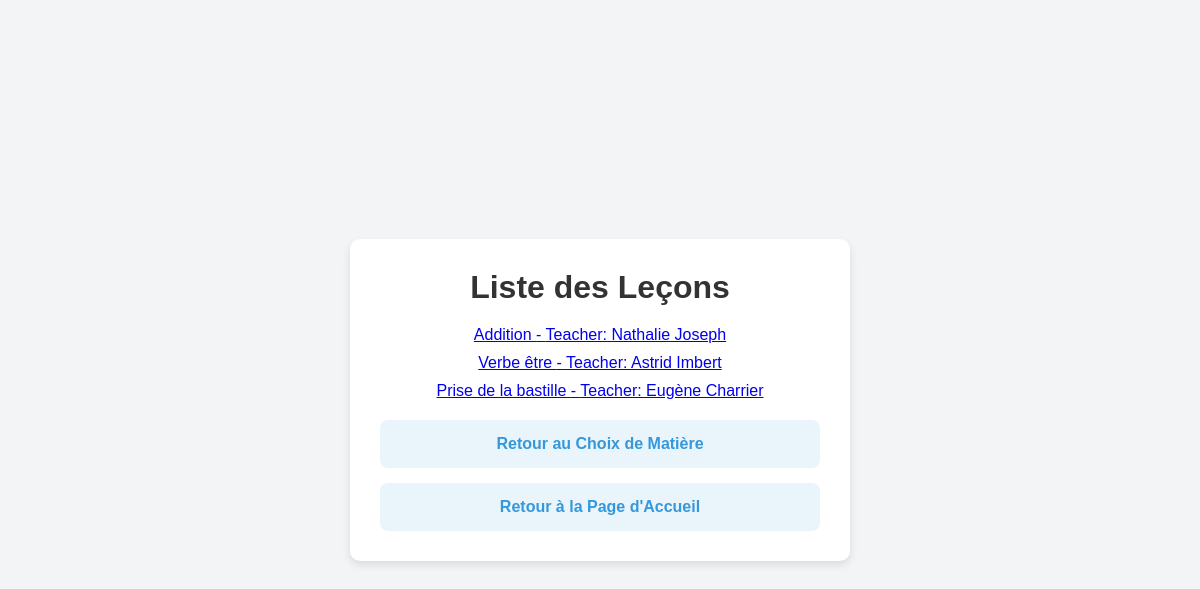
Before: /lessons/list with the older database file.
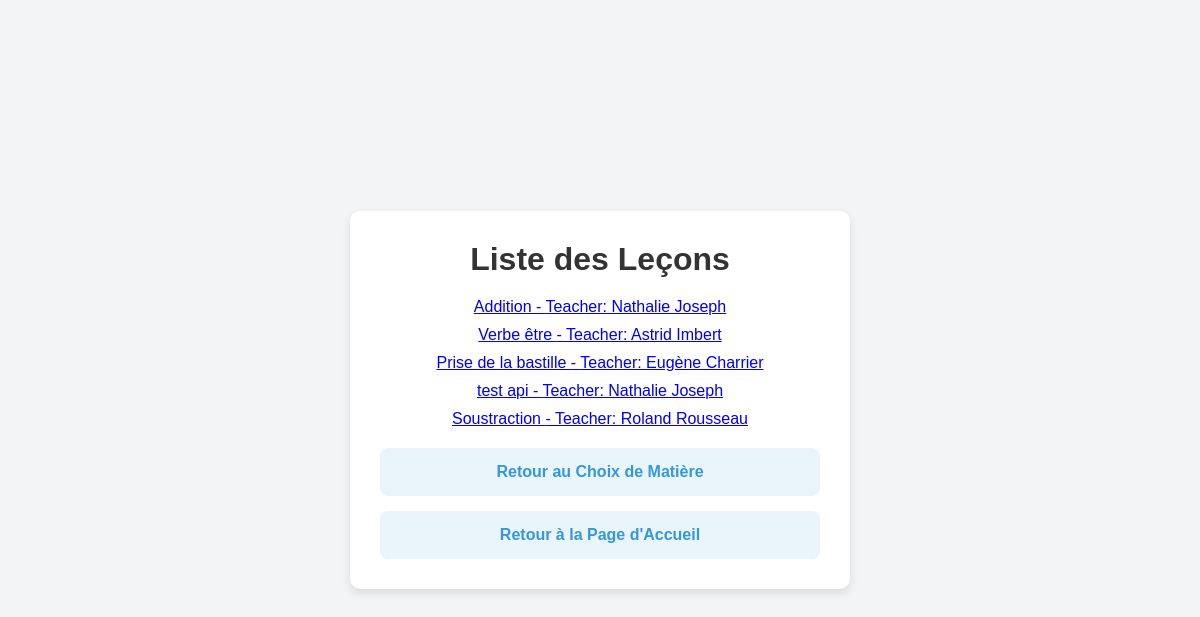
After: the same page with the newer database file.
### apps/lessons/models.py (models this page shows, shortened)
class Lesson(models.Model):
    SUBJECT_CHOICES = [
        ('Maths', 'Maths'),
        ('Français', 'Français'),
        ('Anglais', 'Anglais'),
        ('Histoire', 'Histoire'),
    ]
    title = models.CharField(max_length=255)
    subject = models.CharField(max_length=50, choices=SUBJECT_CHOICES)  # Utiliser les choix
    teacher = models.ForeignKey(
        Teacher,
        on_delete=models.CASCADE,
        related_name='lessons_created'
    )
    content = models.TextField()
    is_public = models.BooleanField(default=True)
    description = models.TextField(blank=True, null=True)

### apps/users/models.py (models this page shows, shortened)
class User(models.Model):
    first_name = models.CharField(max_length=50)
    last_name = models.CharField(max_length=50)
    email = models.EmailField(max_length=254)
    password = models.CharField(max_length=50)
    schedule = models.ForeignKey(Schedule, on_delete=models.SET_NULL, null=True)
    profile = models.OneToOneField(Profile, on_delete=models.CASCADE)

### apps/lessons/views.py (the view)
# urls.py: path('list', views.lessons_list, name='lessons_list'),  # Liste des leçons
def lessons_list(request):
    subject = request.GET.get('subject')  # Récupérer le sujet sélectionné dans la requête
    if subject:
        lessons = Lesson.objects.filter(subject=subject, is_public=True)  # Filtrer par sujet
    else:
        lessons = Lesson.objects.filter(is_public=True)  # Afficher toutes les leçons si aucun sujet n'est sélectionné
    return render(request, 'lessons/lessons_list.html', {'lessons': lessons, 'subject': subject})

### apps/users/models.py (called while the page is built)
    def __str__(self):
        return f"Teacher: {self.first_name} {self.last_name}"

### templates/lessons/lessons_list.html (shortened to what this page needs)
{% load static %}
<!DOCTYPE html>
<html>
<head>
    <link rel="stylesheet" href="{% static 'css/style.css' %}">
</head>
<body>
    <div class="container">
        <h1>Liste des Leçons{% if subject %} de {{ subject }}{% endif %}</h1>
        <ul class="list">
            {% for lesson in lessons %}
                <li><a href="{% url 'lesson_detail' lesson.id %}">{{ lesson.title }} - {{ lesson.teacher }} </a></li>
            {% endfor %}
        </ul>
        <div class="link-card">
            <a href="{% url 'subjects_list' %}">Retour au Choix de Matière</a>
            <a href="{% url 'home' %}">Retour à la Page d'Accueil</a>
        </div>
    </div>
</body>
</html>

Changed rows visible on the page:
added Lesson: title "test api", teacher "Teacher: Nathalie Joseph"
added Lesson: title "Soustraction", teacher "Teacher: Roland Rousseau"
